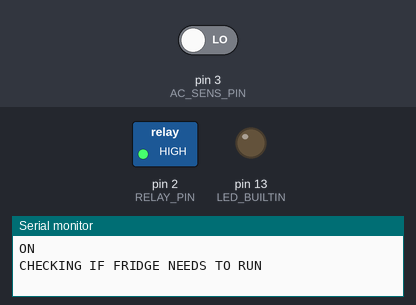
The sketch below on a simulated Arduino Uno, built with avr-gcc and run on an emulated ATmega328P. Parts: switched loads named in the sketch (green lamp = pin HIGH), output pins drawn as LEDs (lit = HIGH), the last lines printed to the serial monitor. The test bench sets the inputs (shaded band); at power-on: pin 3 (AC_SENS_PIN) LOW.

Above: at 1.2 s.
1.3 s: pin 3 (AC_SENS_PIN) driven HIGH
At 3.0 s:
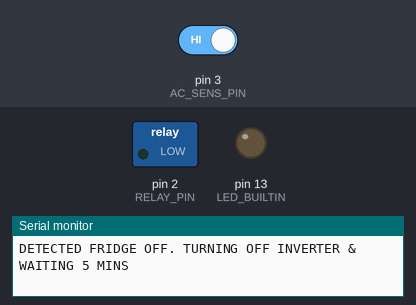
Timing chart, 0 to 4.5 s (numbered marks = the images above; inputs shaded):
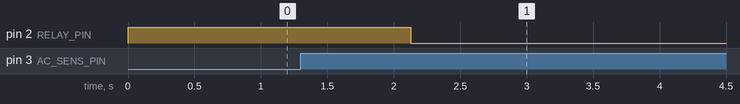

The sketch:

fridge-serial-ac-sens.ino
```cpp
#define CPU_DIV (4) /* How many times slower the Arduino clone is than a normal one. */
#define RELAY_PIN (2)
#define AC_SENS_PIN (3)
#define INVERTER_DELAY (8 * 1000 / CPU_DIV)
#define LOOP_DELAY (500 / CPU_DIV)
#define SLEEP_DELAY (5UL * 60 * 1000 / CPU_DIV)

enum states {
  INVERTER_ON = HIGH,
  INVERTER_OFF = LOW
};

volatile bool fridgeIsOn = false;
bool ledOn = false;

void ac_sens_isr() {
  fridgeIsOn = true;
}

void setup() {
  pinMode(LED_BUILTIN, OUTPUT);
  pinMode(RELAY_PIN, OUTPUT);
  pinMode(AC_SENS_PIN, INPUT);
  attachInterrupt(digitalPinToInterrupt(AC_SENS_PIN), ac_sens_isr, CHANGE);
  Serial.begin(38400);
  Serial.println("ON");
}

void loop() {
  Serial.println("CHECKING IF FRIDGE NEEDS TO RUN");
  digitalWrite(RELAY_PIN, INVERTER_ON);
  fridgeIsOn = false;
  delay(INVERTER_DELAY);
  if (fridgeIsOn) {
    Serial.println("DETECTED FRIDGE ON. KEEPING INVERTER ON UNTIL FRIDGE TURNS OFF.");
  }
  while(fridgeIsOn) {
    digitalWrite(LED_BUILTIN, ledOn ? HIGH : LOW);
    ledOn = !ledOn;
    fridgeIsOn = false;
    delay(LOOP_DELAY);
  }
  Serial.println("DETECTED FRIDGE OFF. TURNING OFF INVERTER & WAITING 5 MINS");
  digitalWrite(RELAY_PIN, INVERTER_OFF);
  delay(SLEEP_DELAY);
}
```
